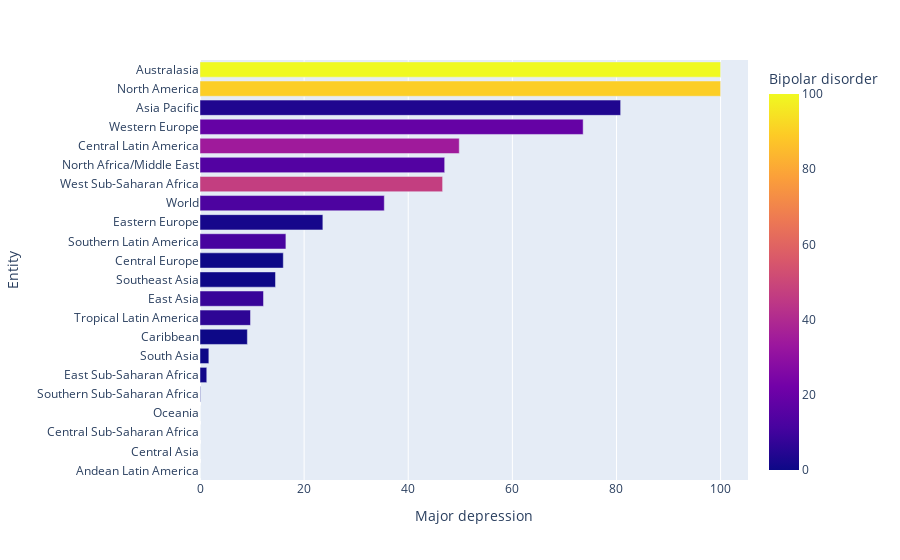

The notebook cell saved with this chart:
### Markdown cell above
# 5- Some Visualizations with Plotly

### Code cell
df2.sort_values(by= "Major depression" ,inplace=True)
plt.figure(dpi=200)
fig = px.bar(df2, x="Major depression", y="Entity", orientation='h',color='Bipolar disorder')
fig.show()

### Figure 1 — Plotly figure (JSON) as saved in the notebook; plotly's stock layout.template omitted (floating-point values rounded to 4 significant figures)
{"data": [{"alignmentgroup": "True", "hovertemplate": "Major depression=%{x}<br>Entity=%{y}<br>Bipolar disorder=%{marker.color}<extra></extra>", "legendgroup": "", "marker": {"color": [0.0, 0.0, 0.0, 0.0, 0.0, 0.9, 0.0, 0.0, 6.4, 8.4, 0.0, 0.0, 11.6, 1.7, 12.9, 47.0, 14.5, 34.5, 19.0, 3.8, 89.8, 100.0], "coloraxis": "coloraxis", "pattern": {"shape": ""}}, "name": "", "offsetgroup": "", "orientation": "h", "showlegend": false, "textposition": "auto", "x": [0.0, 0.0, 0.0, 0.0, 0.1, 1.3, 1.7, 9.1, 9.7, 12.2, 14.5, 16.0, 16.5, 23.6, 35.4, 46.6, 47.0, 49.8, 73.6, 80.8, 100.0, 100.0], "xaxis": "x", "y": ["Andean Latin America", "Central Asia", "Central Sub-Saharan Africa", "Oceania", "Southern Sub-Saharan Africa", "East Sub-Saharan Africa", "South Asia", "Caribbean", "Tropical Latin America", "East Asia", "Southeast Asia", "Central Europe", "Southern Latin America", "Eastern Europe", "World", "West Sub-Saharan Africa", "North Africa/Middle East", "Central Latin America", "Western Europe", "Asia Pacific", "North America", "Australasia"], "yaxis": "y", "type": "bar"}], "layout": {"xaxis": {"anchor": "y", "domain": [0.0, 1.0], "title": {"text": "Major depression"}}, "yaxis": {"anchor": "x", "domain": [0.0, 1.0], "title": {"text": "Entity"}}, "coloraxis": {"colorbar": {"title": {"text": "Bipolar disorder"}}, "colorscale": [[0.0, "#0d0887"], [0.1111, "#46039f"], [0.2222, "#7201a8"], [0.3333, "#9c179e"], [0.4444, "#bd3786"], [0.5556, "#d8576b"], [0.6667, "#ed7953"], [0.7778, "#fb9f3a"], [0.8889, "#fdca26"], [1.0, "#f0f921"]]}, "legend": {"tracegroupgap": 0}, "margin": {"t": 60}, "barmode": "relative"}}
